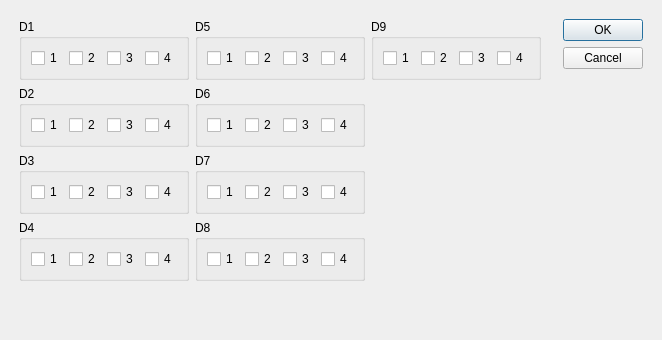
<?xml version="1.0" encoding="UTF-8"?>
<ui version="4.0">
 <class>Switches_box</class>
 <widget class="QDialog" name="Switches_box">
  <layout class="QHBoxLayout" name="horizontalLayout">
   <item>
    <layout class="QVBoxLayout" name="verticalLayout_2">
     <item>
      <layout class="QGridLayout" name="gridLayout">
       <property name="leftMargin">
        <number>8</number>
       </property>
       <property name="topMargin">
        <number>8</number>
       </property>
       <property name="rightMargin">
        <number>8</number>
       </property>
       <property name="bottomMargin">
        <number>8</number>
       </property>
       <item row="2" column="0">
        <widget class="QGroupBox" name="groupBox_3">
         <property name="title">
          <string>D3</string>
         </property>
         <layout class="QHBoxLayout" name="horizontalLayout_4">
          <item>
           <widget class="QCheckBox" name="cb_D3_1">
            <property name="text">
             <string>1</string>
            </property>
           </widget>
          </item>
          <item>
           <widget class="QCheckBox" name="cb_D3_2">
            <property name="text">
             <string>2</string>
            </property>
           </widget>
          </item>
          <item>
           <widget class="QCheckBox" name="cb_D3_3">
            <property name="text">
             <string>3</string>
            </property>
           </widget>
          </item>
          <item>
           <widget class="QCheckBox" name="cb_D3_4">
            <property name="text">
             <string>4</string>
            </property>
           </widget>
          </item>
         </layout>
        </widget>
       </item>
       <item row="3" column="1">
        <widget class="QGroupBox" name="groupBox_8">
         <property name="title">
          <string>D8</string>
         </property>
         <layout class="QHBoxLayout" name="horizontalLayout_9">
          <item>
           <widget class="QCheckBox" name="cb_D8_1">
            <property name="text">
             <string>1</string>
            </property>
           </widget>
          </item>
          <item>
           <widget class="QCheckBox" name="cb_D8_2">
            <property name="text">
             <string>2</string>
            </property>
           </widget>
          </item>
          <item>
           <widget class="QCheckBox" name="cb_D8_3">
            <property name="text">
             <string>3</string>
            </property>
           </widget>
          </item>
          <item>
           <widget class="QCheckBox" name="cb_D8_4">
            <property name="text">
             <string>4</string>
            </property>
           </widget>
          </item>
         </layout>
        </widget>
       </item>
       <item row="0" column="1">
        <widget class="QGroupBox" name="groupBox_5">
         <property name="title">
          <string>D5</string>
         </property>
         <layout class="QHBoxLayout" name="horizontalLayout_6">
          <item>
           <widget class="QCheckBox" name="cb_D5_1">
            <property name="text">
             <string>1</string>
            </property>
           </widget>
          </item>
          <item>
           <widget class="QCheckBox" name="cb_D5_2">
            <property name="text">
             <string>2</string>
            </property>
           </widget>
          </item>
          <item>
           <widget class="QCheckBox" name="cb_D5_3">
            <property name="text">
             <string>3</string>
            </property>
           </widget>
          </item>
          <item>
           <widget class="QCheckBox" name="cb_D5_4">
            <property name="text">
             <string>4</string>
            </property>
           </widget>
          </item>
         </layout>
        </widget>
       </item>
       <item row="0" column="0">
        <widget class="QGroupBox" name="groupBox">
         <property name="title">
          <string>D1</string>
         </property>
         <layout class="QHBoxLayout" name="horizontalLayout_2">
          <item>
           <widget class="QCheckBox" name="cb_D1_1">
            <property name="text">
             <string>1</string>
            </property>
           </widget>
          </item>
          <item>
           <widget class="QCheckBox" name="cb_D1_2">
            <property name="text">
             <string>2</string>
            </property>
           </widget>
          </item>
          <item>
           <widget class="QCheckBox" name="cb_D1_3">
            <property name="text">
             <string>3</string>
            </property>
           </widget>
          </item>
          <item>
           <widget class="QCheckBox" name="cb_D1_4">
            <property name="text">
             <string>4</string>
            </property>
           </widget>
          </item>
         </layout>
        </widget>
       </item>
       <item row="1" column="0">
        <widget class="QGroupBox" name="groupBox_6">
         <property name="title">
          <string>D2</string>
         </property>
         <layout class="QHBoxLayout" name="horizontalLayout_7">
          <item>
           <widget class="QCheckBox" name="cb_D2_1">
            <property name="text">
             <string>1</string>
            </property>
           </widget>
          </item>
          <item>
           <widget class="QCheckBox" name="cb_D2_2">
            <property name="text">
             <string>2</string>
            </property>
           </widget>
          </item>
          <item>
           <widget class="QCheckBox" name="cb_D2_3">
            <property name="text">
             <string>3</string>
            </property>
           </widget>
          </item>
          <item>
           <widget class="QCheckBox" name="cb_D2_4">
            <property name="text">
             <string>4</string>
            </property>
           </widget>
          </item>
         </layout>
        </widget>
       </item>
       <item row="0" column="2">
        <widget class="QGroupBox" name="groupBox_9">
         <property name="title">
          <string>D9</string>
         </property>
         <layout class="QHBoxLayout" name="horizontalLayout_10">
          <item>
           <widget class="QCheckBox" name="cb_D9_1">
            <property name="text">
             <string>1</string>
            </property>
           </widget>
          </item>
          <item>
           <widget class="QCheckBox" name="cb_D9_2">
            <property name="text">
             <string>2</string>
            </property>
           </widget>
          </item>
          <item>
           <widget class="QCheckBox" name="cb_D9_3">
            <property name="text">
             <string>3</string>
            </property>
           </widget>
          </item>
          <item>
           <widget class="QCheckBox" name="cb_D9_4">
            <property name="text">
             <string>4</string>
            </property>
           </widget>
          </item>
         </layout>
        </widget>
       </item>
       <item row="3" column="0">
        <widget class="QGroupBox" name="groupBox_7">
         <property name="title">
          <string>D4</string>
         </property>
         <layout class="QHBoxLayout" name="horizontalLayout_8">
          <item>
           <widget class="QCheckBox" name="cb_D4_1">
            <property name="text">
             <string>1</string>
            </property>
           </widget>
          </item>
          <item>
           <widget class="QCheckBox" name="cb_D4_2">
            <property name="text">
             <string>2</string>
            </property>
           </widget>
          </item>
          <item>
           <widget class="QCheckBox" name="cb_D4_3">
            <property name="text">
             <string>3</string>
            </property>
           </widget>
          </item>
          <item>
           <widget class="QCheckBox" name="cb_D4_4">
            <property name="text">
             <string>4</string>
            </property>
           </widget>
          </item>
         </layout>
        </widget>
       </item>
       <item row="1" column="1">
        <widget class="QGroupBox" name="groupBox_4">
         <property name="title">
          <string>D6</string>
         </property>
         <layout class="QHBoxLayout" name="horizontalLayout_5">
          <item>
           <widget class="QCheckBox" name="cb_D6_1">
            <property name="text">
             <string>1</string>
            </property>
           </widget>
          </item>
          <item>
           <widget class="QCheckBox" name="cb_D6_2">
            <property name="text">
             <string>2</string>
            </property>
           </widget>
          </item>
          <item>
           <widget class="QCheckBox" name="cb_D6_3">
            <property name="text">
             <string>3</string>
            </property>
           </widget>
          </item>
          <item>
           <widget class="QCheckBox" name="cb_D6_4">
            <property name="text">
             <string>4</string>
            </property>
           </widget>
          </item>
         </layout>
        </widget>
       </item>
       <item row="2" column="1">
        <widget class="QGroupBox" name="groupBox_2">
         <property name="title">
          <string>D7</string>
         </property>
         <layout class="QHBoxLayout" name="horizontalLayout_3">
          <item>
           <widget class="QCheckBox" name="cb_D7_1">
            <property name="text">
             <string>1</string>
            </property>
           </widget>
          </item>
          <item>
           <widget class="QCheckBox" name="cb_D7_2">
            <property name="text">
             <string>2</string>
            </property>
           </widget>
          </item>
          <item>
           <widget class="QCheckBox" name="cb_D7_3">
            <property name="text">
             <string>3</string>
            </property>
           </widget>
          </item>
          <item>
           <widget class="QCheckBox" name="cb_D7_4">
            <property name="text">
             <string>4</string>
            </property>
           </widget>
          </item>
         </layout>
        </widget>
       </item>
      </layout>
     </item>
     <item>
      <spacer name="verticalSpacer_2">
       <property name="orientation">
        <enum>Qt::Vertical</enum>
       </property>
       <property name="sizeHint" stdset="0">
        <size>
         <width>20</width>
         <height>40</height>
        </size>
       </property>
      </spacer>
     </item>
    </layout>
   </item>
   <item>
    <layout class="QVBoxLayout" name="verticalLayout">
     <property name="leftMargin">
      <number>8</number>
     </property>
     <property name="topMargin">
      <number>8</number>
     </property>
     <property name="rightMargin">
      <number>8</number>
     </property>
     <property name="bottomMargin">
      <number>8</number>
     </property>
     <item>
      <widget class="QDialogButtonBox" name="buttonBox">
       <property name="sizePolicy">
        <sizepolicy hsizetype="Fixed" vsizetype="Fixed">
         <horstretch>0</horstretch>
         <verstretch>0</verstretch>
        </sizepolicy>
       </property>
       <property name="orientation">
        <enum>Qt::Vertical</enum>
       </property>
       <property name="standardButtons">
        <set>QDialogButtonBox::Cancel|QDialogButtonBox::Ok</set>
       </property>
      </widget>
     </item>
     <item>
      <spacer name="verticalSpacer">
       <property name="orientation">
        <enum>Qt::Vertical</enum>
       </property>
       <property name="sizeHint" stdset="0">
        <size>
         <width>20</width>
         <height>40</height>
        </size>
       </property>
      </spacer>
     </item>
    </layout>
   </item>
  </layout>
 </widget>
 <tabstops>
  <tabstop>cb_D1_1</tabstop>
  <tabstop>cb_D1_2</tabstop>
  <tabstop>cb_D1_3</tabstop>
  <tabstop>cb_D1_4</tabstop>
  <tabstop>cb_D2_1</tabstop>
  <tabstop>cb_D2_2</tabstop>
  <tabstop>cb_D2_3</tabstop>
  <tabstop>cb_D2_4</tabstop>
  <tabstop>cb_D3_1</tabstop>
  <tabstop>cb_D3_2</tabstop>
  <tabstop>cb_D3_3</tabstop>
  <tabstop>cb_D3_4</tabstop>
  <tabstop>cb_D4_1</tabstop>
  <tabstop>cb_D4_2</tabstop>
  <tabstop>cb_D4_3</tabstop>
  <tabstop>cb_D4_4</tabstop>
  <tabstop>cb_D5_1</tabstop>
  <tabstop>cb_D5_2</tabstop>
  <tabstop>cb_D5_3</tabstop>
  <tabstop>cb_D5_4</tabstop>
  <tabstop>cb_D6_1</tabstop>
  <tabstop>cb_D6_2</tabstop>
  <tabstop>cb_D6_3</tabstop>
  <tabstop>cb_D6_4</tabstop>
  <tabstop>cb_D7_1</tabstop>
  <tabstop>cb_D7_2</tabstop>
  <tabstop>cb_D7_3</tabstop>
  <tabstop>cb_D7_4</tabstop>
  <tabstop>cb_D8_1</tabstop>
  <tabstop>cb_D8_2</tabstop>
  <tabstop>cb_D8_3</tabstop>
  <tabstop>cb_D8_4</tabstop>
  <tabstop>cb_D9_1</tabstop>
  <tabstop>cb_D9_2</tabstop>
  <tabstop>cb_D9_3</tabstop>
  <tabstop>cb_D9_4</tabstop>
 </tabstops>
 <resources/>
 <connections>
  <connection>
   <sender>buttonBox</sender>
   <signal>accepted()</signal>
   <receiver>Switches_box</receiver>
   <slot>accept()</slot>
   <hints>
    <hint type="sourcelabel">
     <x>248</x>
     <y>254</y>
    </hint>
    <hint type="destinationlabel">
     <x>157</x>
     <y>274</y>
    </hint>
   </hints>
  </connection>
  <connection>
   <sender>buttonBox</sender>
   <signal>rejected()</signal>
   <receiver>Switches_box</receiver>
   <slot>reject()</slot>
   <hints>
    <hint type="sourcelabel">
     <x>316</x>
     <y>260</y>
    </hint>
    <hint type="destinationlabel">
     <x>286</x>
     <y>274</y>
    </hint>
   </hints>
  </connection>
 </connections>
</ui>
